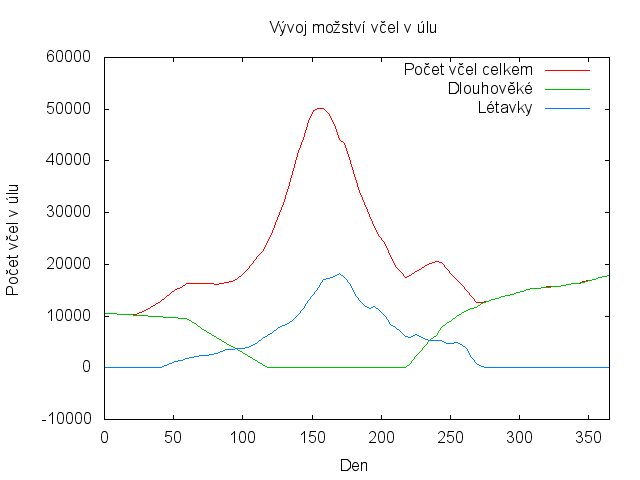

The script that saved this image:
set xlabel 'Den'
set ylabel 'Počet včel v úlu'
set title 'Vývoj možství včel v úlu'
set terminal png
set autoscale xfix
set output 'beeCount.png'
plot 'beeCount.dat' using 1:2 smooth csplines title "Počet včel celkem", 'beeCount.dat' using 1:3 smooth csplines title "Dlouhověké", 'beeCount.dat' using 1:4 smooth csplines title "Létavky"
